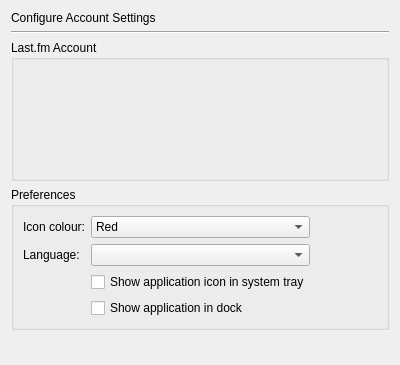
<ui version="4.0" >
 <class>SettingsDialogAccount</class>
 <widget class="QWidget" name="SettingsDialogAccount" >
  <property name="geometry" >
   <rect>
    <x>0</x>
    <y>0</y>
    <width>400</width>
    <height>365</height>
   </rect>
  </property>
  <property name="sizePolicy" >
   <sizepolicy vsizetype="MinimumExpanding" hsizetype="MinimumExpanding" >
    <horstretch>0</horstretch>
    <verstretch>0</verstretch>
   </sizepolicy>
  </property>
  <property name="windowTitle" >
   <string>Form</string>
  </property>
  <layout class="QVBoxLayout" >
   <property name="spacing" >
    <number>6</number>
   </property>
   <item>
    <widget class="QLabel" name="heading" >
     <property name="text" >
      <string>Configure Account Settings</string>
     </property>
     <property name="alignment" >
      <set>Qt::AlignLeading|Qt::AlignLeft|Qt::AlignVCenter</set>
     </property>
    </widget>
   </item>
   <item>
    <widget class="Line" name="line" >
     <property name="orientation" >
      <enum>Qt::Horizontal</enum>
     </property>
    </widget>
   </item>
   <item>
    <widget class="QGroupBox" name="accountBox" >
     <property name="sizePolicy" >
      <sizepolicy vsizetype="Fixed" hsizetype="Preferred" >
       <horstretch>0</horstretch>
       <verstretch>0</verstretch>
      </sizepolicy>
     </property>
     <property name="minimumSize" >
      <size>
       <width>0</width>
       <height>141</height>
      </size>
     </property>
     <property name="title" >
      <string>Last.fm Account</string>
     </property>
     <layout class="QVBoxLayout" >
      <property name="spacing" >
       <number>6</number>
      </property>
      <property name="leftMargin" >
       <number>9</number>
      </property>
      <property name="topMargin" >
       <number>9</number>
      </property>
      <property name="rightMargin" >
       <number>9</number>
      </property>
      <property name="bottomMargin" >
       <number>9</number>
      </property>
     </layout>
    </widget>
   </item>
   <item>
    <widget class="QGroupBox" name="preferencesGroup" >
     <property name="title" >
      <string>Preferences</string>
     </property>
     <layout class="QGridLayout" >
      <item row="0" column="0" >
       <layout class="QGridLayout" >
        <property name="leftMargin" >
         <number>0</number>
        </property>
        <property name="topMargin" >
         <number>0</number>
        </property>
        <property name="rightMargin" >
         <number>0</number>
        </property>
        <property name="bottomMargin" >
         <number>0</number>
        </property>
        <property name="horizontalSpacing" >
         <number>6</number>
        </property>
        <property name="verticalSpacing" >
         <number>6</number>
        </property>
        <item row="1" column="0" >
         <widget class="QLabel" name="languageLabel" >
          <property name="text" >
           <string>Language:</string>
          </property>
         </widget>
        </item>
        <item row="0" column="0" >
         <widget class="QLabel" name="colourLabel" >
          <property name="text" >
           <string>Icon colour:</string>
          </property>
          <property name="buddy" >
           <cstring>colourCombo</cstring>
          </property>
         </widget>
        </item>
        <item row="1" column="2" >
         <spacer>
          <property name="orientation" >
           <enum>Qt::Horizontal</enum>
          </property>
          <property name="sizeHint" >
           <size>
            <width>40</width>
            <height>1</height>
           </size>
          </property>
         </spacer>
        </item>
        <item row="1" column="1" >
         <widget class="QComboBox" name="languageCombo" >
          <property name="minimumSize" >
           <size>
            <width>100</width>
            <height>0</height>
           </size>
          </property>
          <property name="modelColumn" >
           <number>0</number>
          </property>
         </widget>
        </item>
        <item row="0" column="1" >
         <widget class="QComboBox" name="colourCombo" >
          <property name="sizePolicy" >
           <sizepolicy vsizetype="Fixed" hsizetype="Preferred" >
            <horstretch>0</horstretch>
            <verstretch>0</verstretch>
           </sizepolicy>
          </property>
          <property name="minimumSize" >
           <size>
            <width>100</width>
            <height>0</height>
           </size>
          </property>
          <item>
           <property name="text" >
            <string>Red</string>
           </property>
          </item>
          <item>
           <property name="text" >
            <string>Blue</string>
           </property>
          </item>
          <item>
           <property name="text" >
            <string>Green</string>
           </property>
          </item>
          <item>
           <property name="text" >
            <string>Yellow</string>
           </property>
          </item>
          <item>
           <property name="text" >
            <string>Black</string>
           </property>
          </item>
         </widget>
        </item>
        <item row="0" column="2" >
         <spacer>
          <property name="orientation" >
           <enum>Qt::Horizontal</enum>
          </property>
          <property name="sizeHint" >
           <size>
            <width>40</width>
            <height>1</height>
           </size>
          </property>
         </spacer>
        </item>
        <item row="3" column="1" >
         <widget class="QCheckBox" name="showInDockCheck" >
          <property name="text" >
           <string>Show application in dock</string>
          </property>
          <property name="checked" >
           <bool>false</bool>
          </property>
         </widget>
        </item>
        <item row="2" column="1" >
         <widget class="QCheckBox" name="showInTrayCheck" >
          <property name="text" >
           <string>Show application icon in system tray</string>
          </property>
         </widget>
        </item>
       </layout>
      </item>
     </layout>
    </widget>
   </item>
   <item>
    <spacer>
     <property name="orientation" >
      <enum>Qt::Vertical</enum>
     </property>
     <property name="sizeHint" >
      <size>
       <width>378</width>
       <height>0</height>
      </size>
     </property>
    </spacer>
   </item>
  </layout>
 </widget>
 <tabstops>
  <tabstop>colourCombo</tabstop>
  <tabstop>languageCombo</tabstop>
 </tabstops>
 <resources/>
 <connections/>
</ui>
